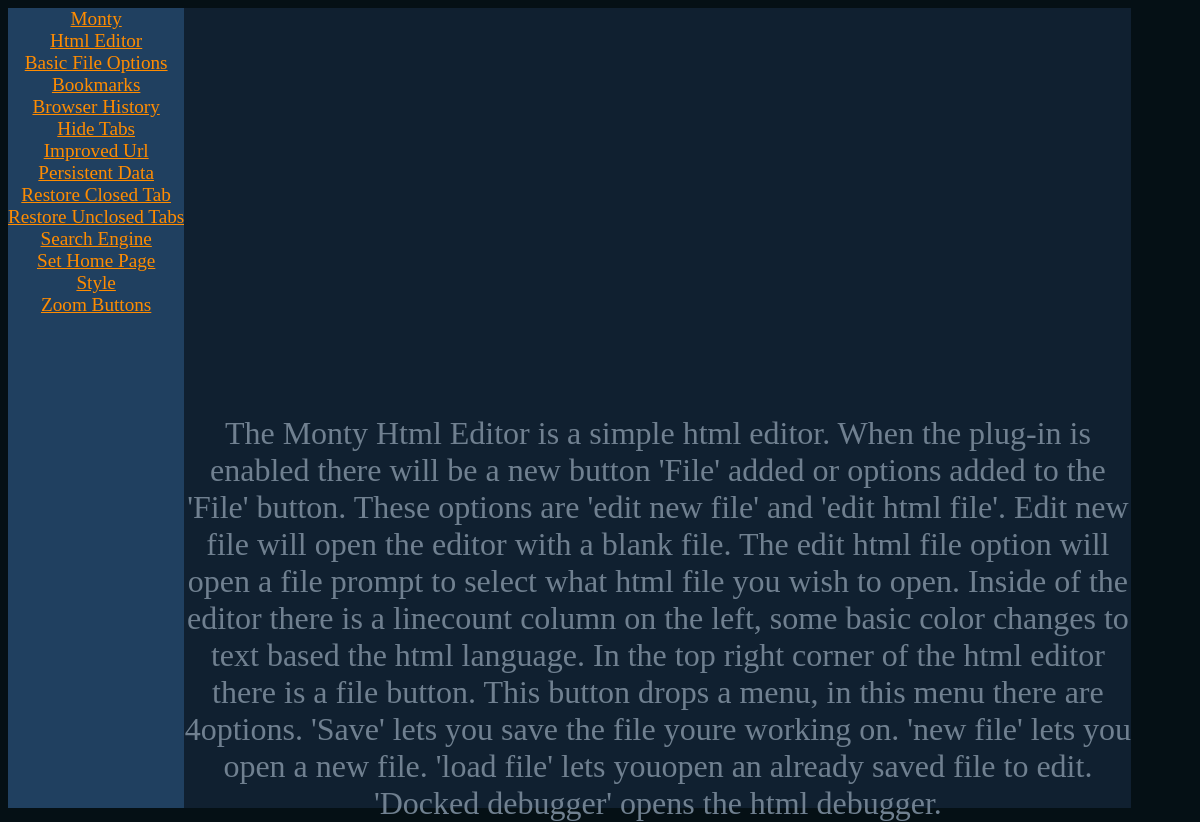
The page /documents/1 on the database its author committed.
### tables this page shows
CREATE TABLE Plugins (plugin_num INTEGER PRIMARY KEY, pName VARCHAR(100));

CREATE TABLE Plugin_Desc (plugin_num INTEGER PRIMARY KEY, pDesc TEXT);

### Docs.py (the view)
@app.route("/documents")
@app.route("/documents/<plugin>")
def home(plugin=0):
	DBCon = sqlite3.connect("DocsFiles/Docs.db")
	cursor = DBCon.cursor()
	cursor.execute("SELECT * FROM Plugins")
	plugins = cursor.fetchall()
	cursor.execute("SELECT * FROM Plugin_Desc WHERE plugin_num = " + str(plugin))
	desc = cursor.fetchall()
	return flask.render_template("DocsHtml.html", plugins = plugins, desc = desc[0][1])

### templates/DocsHtml.html (shortened to what this page needs)
<!DOCTYPE html>
<html>
	<link rel="stylesheet" type="text/css" href="{{ url_for('static', filename='css/DocsCSS.css') }}">
	<body>
		<div class="column">
			{%for Plugins in plugins%}
				<a href={{"http://127.0.0.1:5000/documents/"~Plugins[0]}}>{{Plugins[1]}}</a><br>
			{%endfor%}
		</div>
		<div class="column1">
			<div class="column1-text">
				{{desc}}
			</div>
		</div>
	</body>
</html>

### static/css/DocsCSS.css (style rules this page uses)
html,body { height: 100%; background-color: #051015; }
.column { text-align: center; float: left; width: auto; height: 100%; font-size: larger; background-color: #204060; }
a:link { color: darkorange; }
.column1 { float: left; width: 80%; height: 100%; color: #708090; font-size: xx-large; background-color: #102030; text-align: center; }
.column1-text { transform: translateY(100%); }

### rows shown on the page
Plugins: pName "Monty"
Plugins: pName "Html Editor"
Plugins: pName "Basic File Options"
Plugins: pName "Bookmarks"
Plugins: pName "Browser History"
Plugins: pName "Hide Tabs"
Plugins: pName "Improved Url"
Plugins: pName "Persistent Data"
Plugins: pName "Restore Closed Tab"
Plugins: pName "Restore Unclosed Tabs"
Plugins: pName "Search Engine"
Plugins: pName "Set Home Page"
Plugins: pName "Style"
Plugins: pName "Zoom Buttons"
Plugin_Desc: pDesc "The Monty Html Editor is a simple html editor. When the plug-in is enabled there will be a new button 'File' added or options added to the 'File' button. These options are 'edit new file' and 'edit html file'. Edit new file will open the editor with a blank file. The edit html file option will open a file prompt to select what html file you wish to open. Inside of the editor there is a linecount column on the left, some basic color changes to text based the html language. In the top right corner of the html editor there is a file button. This button drops a menu, in this menu there are 4options. 'Save' lets you save the file youre working on. 'new file' lets you open a new file. 'load file'…"
